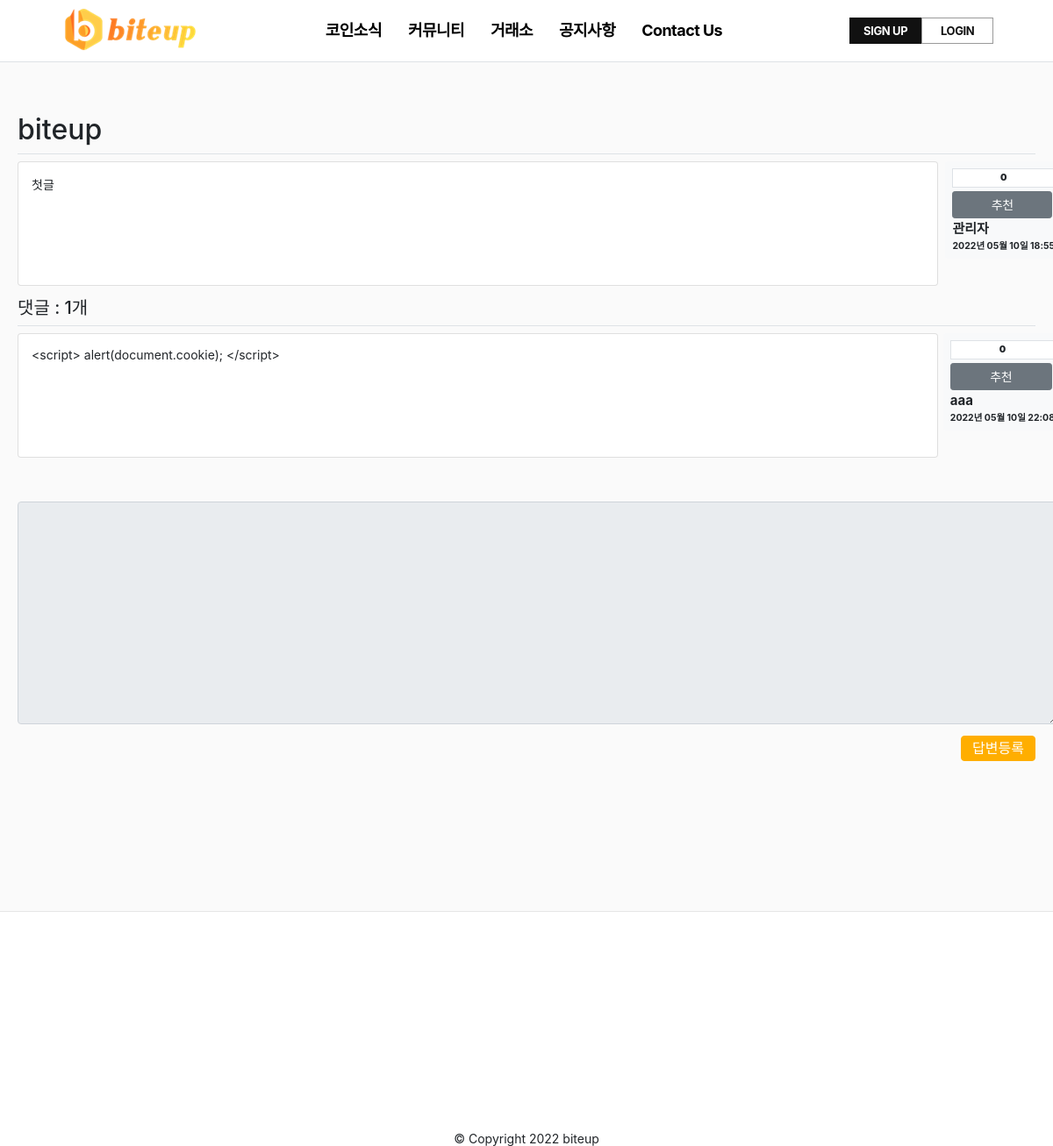
/community/detail/1/, run on the app's committed database.
### pybo/models.py (models this page shows)
class Community(db.Model):
    id = db.Column(db.Integer, primary_key=True)
    subject = db.Column(db.String(200), nullable=False)
    content = db.Column(db.Text(), nullable=False)
    create_date = db.Column(db.DateTime(), nullable=False)
    user_id = db.Column(db.Integer, db.ForeignKey('user.id', ondelete='CASCADE'), nullable=False)
    user = db.relationship('User', backref=db.backref('community_set'))
    modify_date = db.Column(db.DateTime(), nullable=True)
    voter = db.relationship('User', secondary=community_voter, backref=db.backref('community_voter_set'))

class User(db.Model):
    id = db.Column(db.Integer, primary_key=True)
    username = db.Column(db.String(150), unique=True, nullable=False)
    password = db.Column(db.String(200), nullable=False)
    email = db.Column(db.String(120), unique=True, nullable=False)
    passwd_answer = db.Column(db.String(200), unique=True, nullable=False)
    location = db.Column(db.String(64), nullable=False)
    about_me = db.Column(db.Text(), nullable=False)

class Answer(db.Model):
    id = db.Column(db.Integer, primary_key=True)
    community_id = db.Column(db.Integer, db.ForeignKey('community.id', ondelete='CASCADE'))
    community = db.relationship('Community', backref=db.backref('answer_set'))
    content = db.Column(db.Text(), nullable=False)
    create_date = db.Column(db.DateTime(), nullable=False)
    user_id = db.Column(db.Integer, db.ForeignKey('user.id', ondelete='CASCADE'), nullable=False, server_default='1')
    user = db.relationship('User', backref=db.backref('answer_set'))
    modify_date = db.Column(db.DateTime(), nullable=True)
    voter = db.relationship('User', secondary=answer_voter, backref=db.backref('answer_voter_set'))

### pybo/views/community_views.py (the view)
@bp.route('/detail/<int:community_id>/')
def detail(community_id):
    form = AnswerForm()
    community = Community.query.get_or_404(community_id)
    return render_template('community/community_detail.html', community=community, form=form)

### pybo/forms.py
class AnswerForm(FlaskForm):
    content = TextAreaField('내용', validators=[DataRequired('내용은 필수입력 항목입니다.')])

### pybo/filter.py (called while the page is built)
def format_datetime(value, fmt='%Y년 %m월 %d일 %H:%M'):
    return value.strftime(fmt)

### pybo/views/auth_views.py (called while the page is built)
@bp.before_app_request
def load_logged_in_user():
    user_id = session.get('user_id')
    if user_id is None:
        g.user = None
    else:
        g.user = User.query.get(user_id)

### pybo/templates/community/community_detail.html (shortened to what this page needs)
{% extends 'base.html' %}
{% block content %}
<div id="container my-3">
    <div id="contents" class="div-board">
        <div class="container-warp list">
            <h2 class="border-bottom py-2">{{ community.subject }}</h2>
            <div class="row my-3">
                <div class="col-11">
                    <div class="card">
                        <div class="card-body">
                            <div class="card-text" style="white-space: pre-line;">{{ community.content }}</div>
                        </div>
                    </div>
                    <div class="badge badge-light p-2 text-left">
                        <div class="bg-light text-center p-3 border font-weight-bolder mb-1">{{
                            community.voter|length }}
                        </div>
                        <a href="#" data-uri="{{ url_for('vote.community', community_id=community.id) }}"
                           class="recommend btn btn-sm btn-secondary btn-block my-1">추천</a>
                        <div class="mb-2">{{ community.user.username }}</div>
                        <div>{{ community.create_date|datetime }}</div>
                    </div>
                </div>
            </div>
        </div>
        <h5 class="border-bottom my-3 py-2">댓글 : {{ community.answer_set|length }}개</h5>
        {% for answer in community.answer_set %}
        <div class="row my-3">
            <div class="col-11">
                <div class="card my-3">
                    <div class="card-body">
                        <div class="card-text" style="white-space: pre-line;">{{ answer.content }}</div>
                    </div>
                </div>
                <div class="d-flex justify-content-end">
                    <div class="badge badge-light p-2 text-left">
                        <div class="bg-light text-center p-3 border font-weight-bolder mb-1">{{
                            answer.voter|length }}
                        </div>
                        <a href="#" data-uri="{{ url_for('vote.answer', answer_id=answer.id) }}"
                           class="recommend btn btn-sm btn-secondary btn-block my-1">추천</a>
                        <div class="mb-2">{{ answer.user.username }}</div>
                        <div>{{ answer.create_date|datetime }}</div>
                    </div>
                </div>
            </div>
        </div>
        {% endfor %}
        <form action="{{ url_for('answer.create', community_id=community.id) }}" method="post" class="my-3">
            <div class="form-group">
            <textarea {% if not g.user %}disabled{% endif %}
                      name="content" id="content" class="form-control" rows="10"></textarea>
            </div>
            <input type="submit" value="답변등록" class="btn btn-primary">
        </form>
    </div>
</div>
{% endblock %}

### pybo/static/style.css (style rules this page uses)
form { margin: 0 auto;text-align: center; }
a:link { text-decoration: none; }
.btn-primary,.page-item.active .page-link { background-color:#ffae00;border-color:#ffae00; }
.btn-primary { position:relative;float:right;line-height:15px; }
.col-11 { flex: 0 0 100%;max-width: 100%; }
.form-group .form-control { margin-top:50px; }
.row.my-3 { margin-bottom:5px }
.btn-block { width:82% }
.p-3 { padding:.3rem!important; }
.d-flex { display:block!important;float: right; }
.card-body { padding:0px;width: 88%;float: left;min-height: 140px; }
.card-text { float:left;padding:15px 15px; }
.badge-light.p-2.text-left { float:right; }
.badge-light.p-2.text-left .mb-2 { font-size:15px; }
.div-board { width:100%;margin: 0 auto 0 auto;box-sizing: border-box;padding: 50px 20px 200px 20px;position: relative;text-align: left;max-width: 1200px; }
.login_info p,a { display: inline-block;vertical-align: top;line-height: 20px;color: #ffae00;font-size: 13px;font-weight: 400;letter-spacing: -0.03em;font-style:normal; }

### data on the page
Community: subject "biteup", content "첫글", create_date "2022년 05월 10일…"
User: user.username "관리자"
Answer: content "<script> alert(document.cookie); </script>", voter|length "0", user.username "aaa", create_date "2022년 05월 10일…"

### other printed values
{{ community.voter|length }} "0"
{{ community.answer_set|length }} "1"
